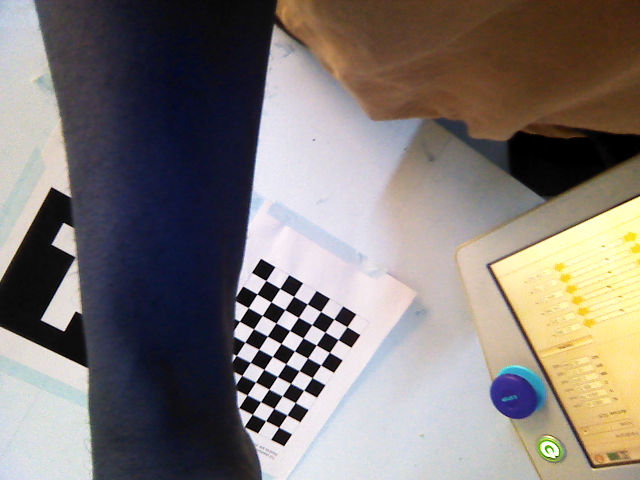
#> input picture src/intention_application/src/CameraCalibration/image/10233.png, 640 x 480 px, found by its file name; its folder holds 4 pictures in this run
$ python calibration.py
#> lines starting #> are read from the running program, lines starting #| are printed output that depends on the picture
import os
import cv2
import numpy as np
import cv2 as cv
import glob
# termination criteria
criteria = (cv2.TERM_CRITERIA_EPS + cv2.TERM_CRITERIA_MAX_ITER, 30, 0.001)

shape = (7,9)

# prepare object points, like (0,0,0), (1,0,0), (2,0,0) ....,(6,5,0)
objp = np.zeros((shape[0]*shape[1],3), np.float32)
objp[:,:2] = np.mgrid[0:shape[0],0:shape[1]].T.reshape(-1,2)
# Arrays to store object points and image points from all the images.
objpoints = [] # 3d point in real world space
imgpoints = [] # 2d points in image plane.

arr = os.listdir('intention_application/src/CameraCalibration/image')
i=0


    # Find the chess board corners
for image in arr:
    i=i+1

    gray = cv2.imread("intention_application/src/CameraCalibration/image/"+image,0)
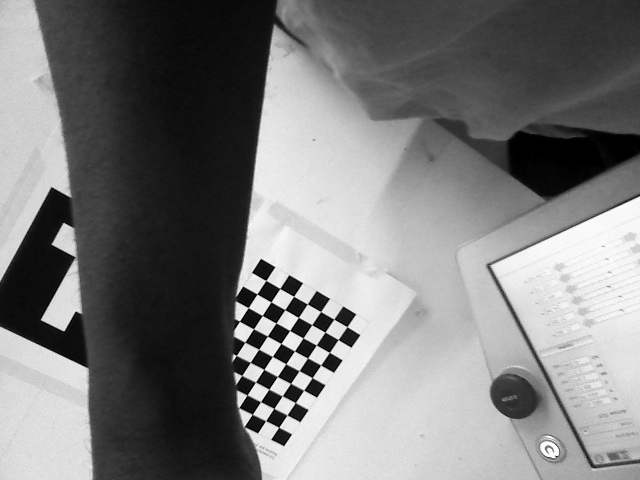
#> gray: shape (480, 640); min 0, max 255, mean 122.1
    img=cv2.imread("intention_application/src/CameraCalibration/image/"+image,0)
    print(np.shape(gray))
#| (480, 640)
    # Find the chess board corners	cv2.imshow("I",img)

    # Find the chess board corners
    ret, corners = cv2.findChessboardCorners(gray, shape)
#> ret = False; corners = None


    # If found, add object points, image points (after refining them)
    if ret == True:
        if i==10:
            break
        objpoints.append(objp)

        imgpoints.append(corners)
#> pass 2 of the loop `for image in arr:`:
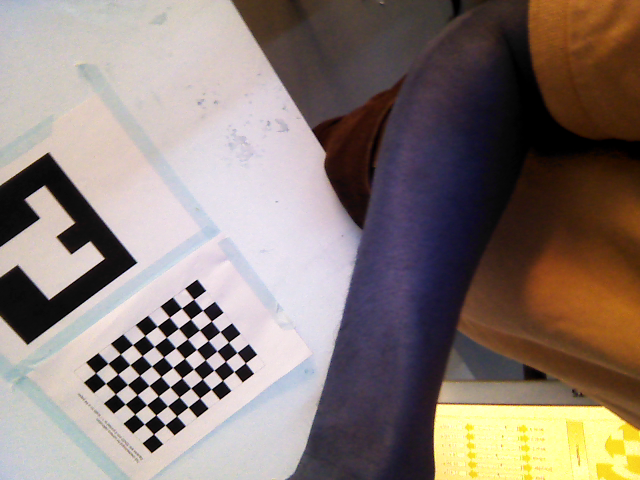
#> input picture src/intention_application/src/CameraCalibration/image/11399.png, 640 x 480 px, found by its file name
#> `gray = cv2.imread("intention_application/src/CameraCalibration/image/"..`:
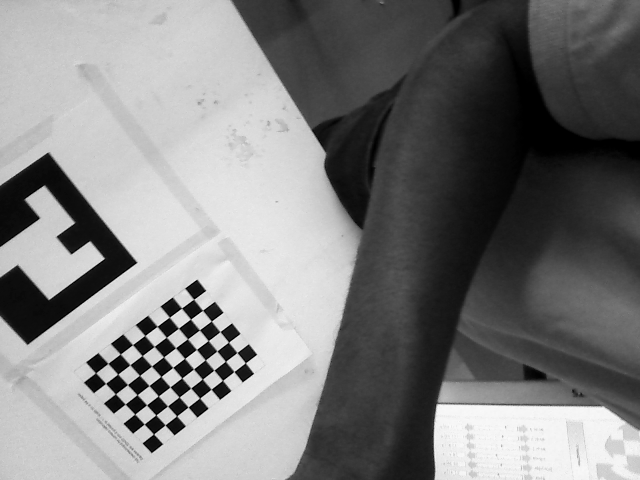
#> gray: shape (480, 640); min 0, max 251, mean 126.8
#| (480, 640)
#> ret = True; corners = 63 rows, first 8: [193.7, 299.3], [202.6, 310.2], [211.4, 321], [220, 331.6], [228.5, 342.2], [237, 352.5], [245.4, 362.7], [181.6, 308]
#> pass 3 of the loop `for image in arr:`:
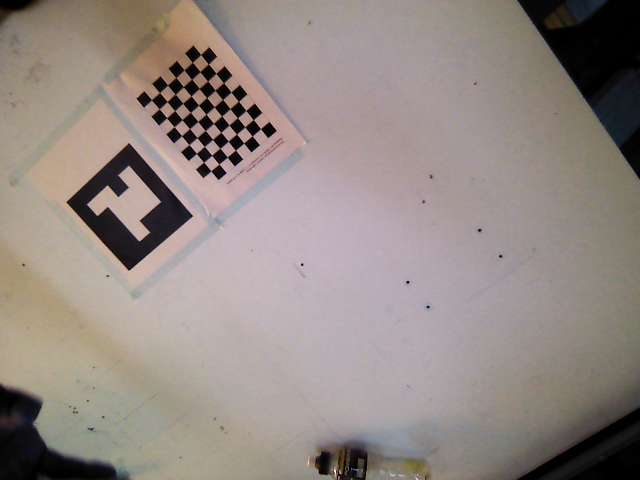
#> input picture src/intention_application/src/CameraCalibration/image/12919.png, 640 x 480 px, found by its file name
#> `gray = cv2.imread("intention_application/src/CameraCalibration/image/"..`:
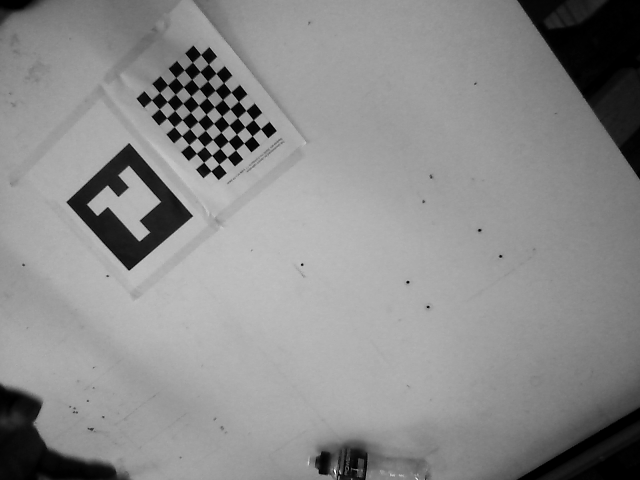
#> gray: shape (480, 640); min 0, max 255, mean 139.3
#| (480, 640)
#> corners = 63 rows, first 8: [151.4, 100], [159.3, 92.42], [167.5, 85], [175.2, 77.41], [184.1, 69.68], [192.6, 62.54], [200.7, 54.1], [159.4, 108.7]
#> the loop made 4 passes; the first 3 are shown
        #corners2 = cv2.cornerSubPix(gray,corners,(11,11),(-1,-1),criteria)
        #imgpoints.append(corners2)


#cv2.destroyAllWindows()


ret, mtx, dist, rvecs, tvecs = cv.calibrateCamera(objpoints, imgpoints, gray.shape[::-1], None, None)

#Reprojection error
tot_error = 0.0
tot_error_sq = 0.0
for i in range(len(objpoints)):
    imgpoints2, _ = cv2.projectPoints(objpoints[i], rvecs[i], tvecs[i], mtx, dist)
    error = cv2.norm(imgpoints[i],imgpoints2, cv2.NORM_L2)/len(imgpoints2)
    tot_error += error
    tot_error_sq += error * error
np.save("/home/hamza/ros_ws/src/intention_application/src/numpyfiles/mtx.npy",mtx)
np.save("/home/hamza/ros_ws/src/intention_application/src/numpyfiles/dist.npy",dist)
print(mtx)
print(dist)

import math
print ("mean absolute error: ", tot_error/len(objpoints))
print ("rms error: ", math.sqrt(tot_error_sq/len(objpoints)))
